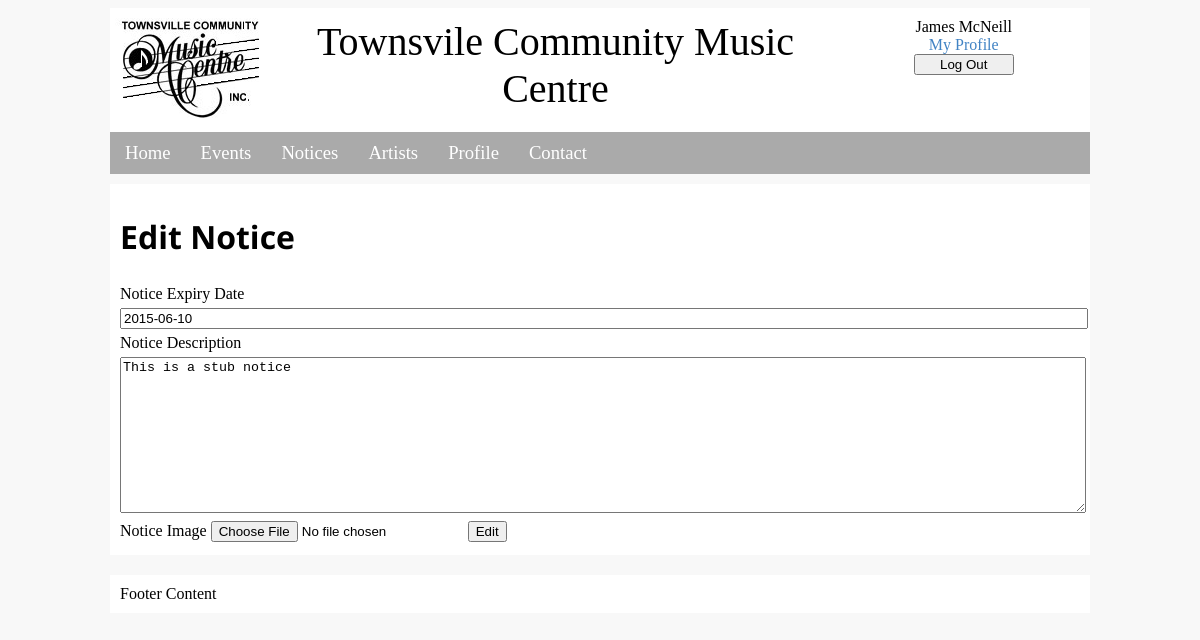
The app's page /edit_notice.php?notice_id=1 (signed in), older data.
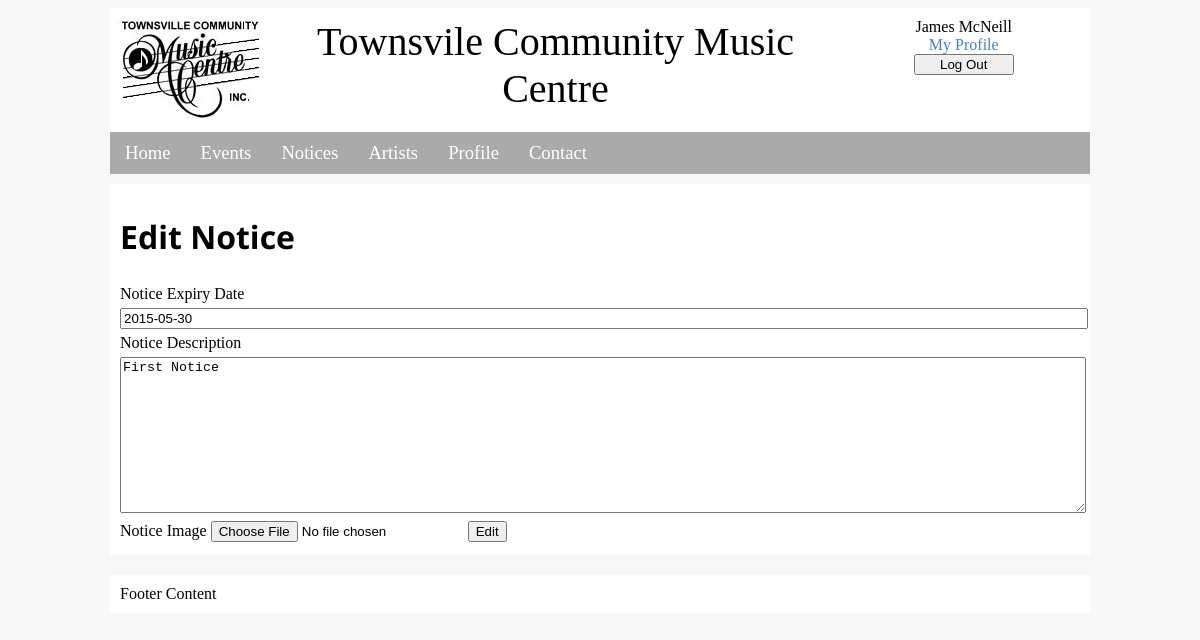
The same page, newer data.
### tables this page shows
CREATE TABLE Notice (
Notice_Id INTEGER PRIMARY KEY,
Notice_ExpDate TEXT,
Notice_Descrip TEXT,
Notice_MemberId INTEGER,
FOREIGN KEY(Notice_MemberId) REFERENCES Member(Member_Id)
);

### edit_notice.php (the view, shortened to what this page needs)
<!doctype html>
<html>
<head>
	<link href="mainstyle.css" rel="stylesheet" type="text/css">
	<link rel="stylesheet" href="//code.jquery.com/ui/1.11.4/themes/smoothness/jquery-ui.css">
</head>
<body>
<?php include('template/header.php'); ?>
<?php include('template/inc_nav.php'); ?>
<div class="allContent bgPrimary">
    <div class="mainContent">
    	<?php
		include("db_connect.php");
		if(isset($_SESSION["Member_Id"])){
			$notice_id = $_GET["notice_id"];
			$member_id = $_SESSION["Member_Id"];
			$notice_stmt = $dbh->prepare("Select * From Notice WHERE Notice_Id=:notice_id");
			$notice_stmt->execute(array(":notice_id" => $notice_id));
			$row = $notice_stmt->fetch();
			if($row["Notice_MemberId"] == $member_id or $_SESSION['AuthLevel'] == 3){
				$notice_description = $row["Notice_Descrip"];
				$notice_expiry_date = $row["Notice_ExpDate"];
			}
			else {
				echo "You don't own this notice";
			}
		}
	?>
      <h1>Edit Notice</h1>
   	<form name="loginForm" method="post" action='notices.php?action=edit_notice&notice_id=<?php echo $_GET["notice_id"]; ?>'  onsubmit="return input_validate_notice()" enctype="multipart/form-data">
		<label class="label">Notice Expiry Date</label>
		<input class="full_width" name="notice_expiry_date" type="text"  placeholder="Expiry Date" id="expiry_date" value=<?php echo $notice_expiry_date; ?>>
		<label class="label">Notice Description</label>
		<textarea class="full_width no_resize" name="notice_description" id="notice_description" rows="10" ><?php echo $notice_description; ?></textarea>
		<label class="label">Notice Image</label>
		<input type="file" name="notice_image" id="notice_image">
		<input type="submit" name="button" value="Edit" >
	</form>
    </div>
</div>
<div class="wrapper bgPrimary">
    <div class="footer">
        Footer Content
    </div>
</div>
</body>
</html>

Row changes from the older to the newer data that the page shows:
changed notice: notice_expiry_date "2015-06-10" → "2015-05-30"; notice_description "This is a stub notice" → "First Notice"
